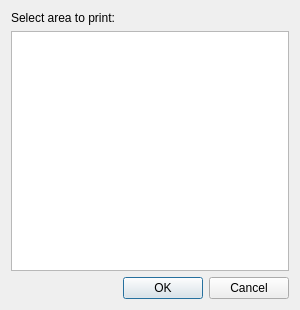
<?xml version="1.0" encoding="UTF-8"?>
<ui version="4.0">
 <class>PrintDialog</class>
 <widget class="QDialog" name="PrintDialog">
  <property name="geometry">
   <rect>
    <x>0</x>
    <y>0</y>
    <width>300</width>
    <height>310</height>
   </rect>
  </property>
  <property name="windowTitle">
   <string>Print</string>
  </property>
  <layout class="QVBoxLayout" name="verticalLayout">
   <item>
    <widget class="QLabel" name="label">
     <property name="text">
      <string>Select area to print:</string>
     </property>
    </widget>
   </item>
   <item>
    <widget class="QListWidget" name="listWidget">
     <property name="sizePolicy">
      <sizepolicy hsizetype="Expanding" vsizetype="Expanding">
       <horstretch>0</horstretch>
       <verstretch>1</verstretch>
      </sizepolicy>
     </property>
    </widget>
   </item>
   <item>
    <widget class="QDialogButtonBox" name="buttonBox">
     <property name="orientation">
      <enum>Qt::Horizontal</enum>
     </property>
     <property name="standardButtons">
      <set>QDialogButtonBox::Cancel|QDialogButtonBox::Ok</set>
     </property>
    </widget>
   </item>
  </layout>
 </widget>
 <resources/>
 <connections>
  <connection>
   <sender>buttonBox</sender>
   <signal>accepted()</signal>
   <receiver>PrintDialog</receiver>
   <slot>accept()</slot>
   <hints>
    <hint type="sourcelabel">
     <x>248</x>
     <y>254</y>
    </hint>
    <hint type="destinationlabel">
     <x>157</x>
     <y>274</y>
    </hint>
   </hints>
  </connection>
  <connection>
   <sender>buttonBox</sender>
   <signal>rejected()</signal>
   <receiver>PrintDialog</receiver>
   <slot>reject()</slot>
   <hints>
    <hint type="sourcelabel">
     <x>316</x>
     <y>260</y>
    </hint>
    <hint type="destinationlabel">
     <x>286</x>
     <y>274</y>
    </hint>
   </hints>
  </connection>
 </connections>
</ui>
